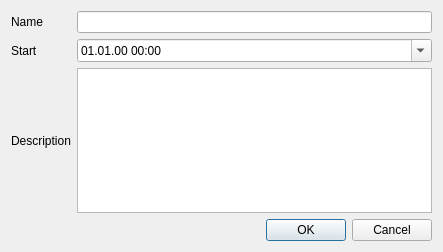
<?xml version="1.0" encoding="UTF-8"?>
<ui version="4.0">
 <class>Dialog</class>
 <widget class="QDialog" name="Dialog">
  <property name="geometry">
   <rect>
    <x>0</x>
    <y>0</y>
    <width>443</width>
    <height>252</height>
   </rect>
  </property>
  <property name="windowTitle">
   <string>Manage Projects</string>
  </property>
  <layout class="QGridLayout" name="gridLayout">
   <item row="0" column="0">
    <widget class="QLabel" name="label">
     <property name="text">
      <string>Name</string>
     </property>
    </widget>
   </item>
   <item row="0" column="1">
    <widget class="QLineEdit" name="nameEdit"/>
   </item>
   <item row="2" column="0">
    <widget class="QLabel" name="label_3">
     <property name="text">
      <string>Description</string>
     </property>
    </widget>
   </item>
   <item row="4" column="0" colspan="2">
    <widget class="QDialogButtonBox" name="buttonBox">
     <property name="orientation">
      <enum>Qt::Horizontal</enum>
     </property>
     <property name="standardButtons">
      <set>QDialogButtonBox::Cancel|QDialogButtonBox::Ok</set>
     </property>
    </widget>
   </item>
   <item row="3" column="1">
    <spacer name="verticalSpacer">
     <property name="orientation">
      <enum>Qt::Vertical</enum>
     </property>
     <property name="sizeHint" stdset="0">
      <size>
       <width>20</width>
       <height>40</height>
      </size>
     </property>
    </spacer>
   </item>
   <item row="2" column="1">
    <widget class="QPlainTextEdit" name="descriptionEdit"/>
   </item>
   <item row="1" column="0">
    <widget class="QLabel" name="label_2">
     <property name="text">
      <string>Start</string>
     </property>
    </widget>
   </item>
   <item row="1" column="1">
    <widget class="QDateTimeEdit" name="startDateEdit">
     <property name="displayFormat">
      <string>dd.MM.yy HH:mm</string>
     </property>
     <property name="calendarPopup">
      <bool>true</bool>
     </property>
    </widget>
   </item>
  </layout>
 </widget>
 <resources/>
 <connections>
  <connection>
   <sender>buttonBox</sender>
   <signal>accepted()</signal>
   <receiver>Dialog</receiver>
   <slot>accept()</slot>
   <hints>
    <hint type="sourcelabel">
     <x>248</x>
     <y>254</y>
    </hint>
    <hint type="destinationlabel">
     <x>157</x>
     <y>274</y>
    </hint>
   </hints>
  </connection>
  <connection>
   <sender>buttonBox</sender>
   <signal>rejected()</signal>
   <receiver>Dialog</receiver>
   <slot>reject()</slot>
   <hints>
    <hint type="sourcelabel">
     <x>316</x>
     <y>260</y>
    </hint>
    <hint type="destinationlabel">
     <x>286</x>
     <y>274</y>
    </hint>
   </hints>
  </connection>
 </connections>
</ui>
